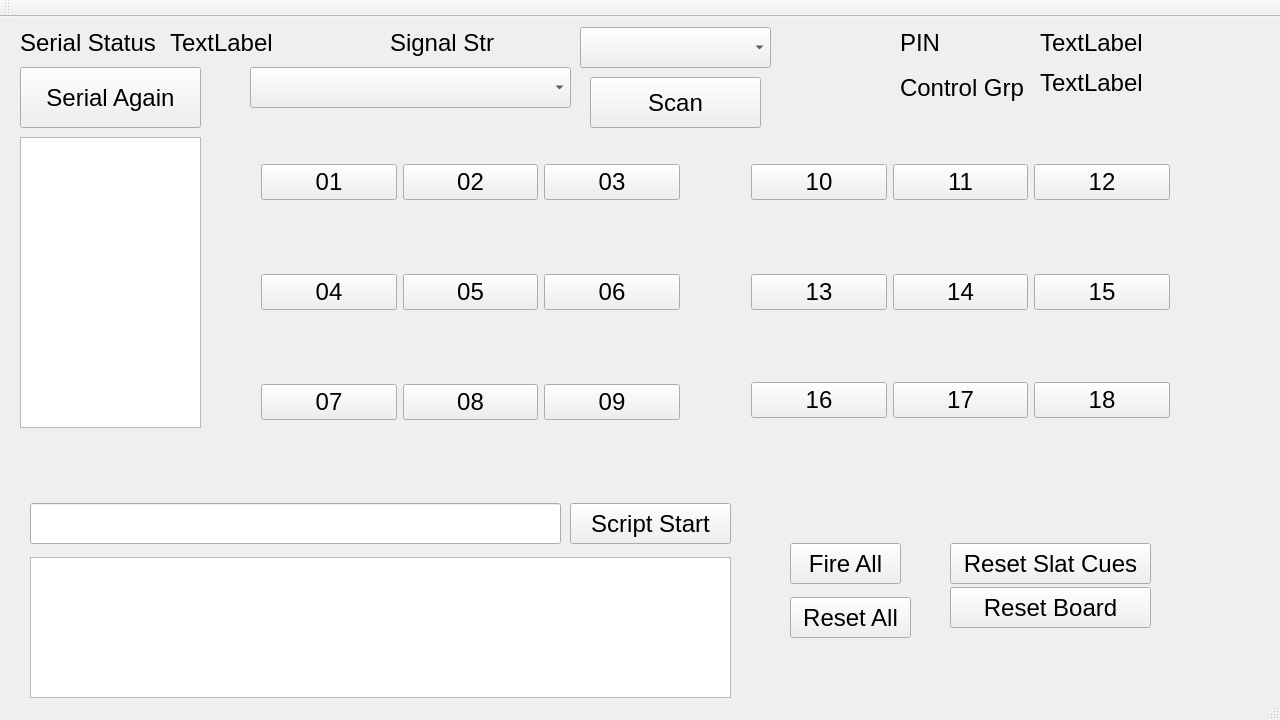
<?xml version="1.0" encoding="UTF-8"?>
<ui version="4.0">
 <class>MainAndroidWindow</class>
 <widget class="QMainWindow" name="MainAndroidWindow">
  <property name="geometry">
   <rect>
    <x>0</x>
    <y>0</y>
    <width>1280</width>
    <height>720</height>
   </rect>
  </property>
  <property name="windowTitle">
   <string>MainAndroidWindow</string>
  </property>
  <widget class="QWidget" name="centralWidget">
   <widget class="QWidget" name="layoutWidget">
    <property name="geometry">
     <rect>
      <x>250</x>
      <y>230</y>
      <width>441</width>
      <height>91</height>
     </rect>
    </property>
    <property name="font">
     <font>
      <pointsize>18</pointsize>
     </font>
    </property>
    <layout class="QHBoxLayout" name="horizontalLayout_2">
     <item>
      <widget class="QPushButton" name="btnCue04">
       <property name="font">
        <font>
         <pointsize>18</pointsize>
        </font>
       </property>
       <property name="text">
        <string>04</string>
       </property>
      </widget>
     </item>
     <item>
      <widget class="QPushButton" name="btnCue05">
       <property name="font">
        <font>
         <pointsize>18</pointsize>
        </font>
       </property>
       <property name="text">
        <string>05</string>
       </property>
      </widget>
     </item>
     <item>
      <widget class="QPushButton" name="btnCue06">
       <property name="font">
        <font>
         <pointsize>18</pointsize>
        </font>
       </property>
       <property name="text">
        <string>06</string>
       </property>
      </widget>
     </item>
    </layout>
   </widget>
   <widget class="QWidget" name="layoutWidget">
    <property name="geometry">
     <rect>
      <x>740</x>
      <y>230</y>
      <width>441</width>
      <height>91</height>
     </rect>
    </property>
    <property name="font">
     <font>
      <pointsize>18</pointsize>
     </font>
    </property>
    <layout class="QHBoxLayout" name="horizontalLayout_5">
     <item>
      <widget class="QPushButton" name="btnCue13">
       <property name="font">
        <font>
         <pointsize>18</pointsize>
        </font>
       </property>
       <property name="text">
        <string>13</string>
       </property>
      </widget>
     </item>
     <item>
      <widget class="QPushButton" name="btnCue14">
       <property name="font">
        <font>
         <pointsize>18</pointsize>
        </font>
       </property>
       <property name="text">
        <string>14</string>
       </property>
      </widget>
     </item>
     <item>
      <widget class="QPushButton" name="btnCue15">
       <property name="font">
        <font>
         <pointsize>18</pointsize>
        </font>
       </property>
       <property name="text">
        <string>15</string>
       </property>
      </widget>
     </item>
    </layout>
   </widget>
   <widget class="QWidget" name="layoutWidget">
    <property name="geometry">
     <rect>
      <x>250</x>
      <y>340</y>
      <width>441</width>
      <height>91</height>
     </rect>
    </property>
    <property name="font">
     <font>
      <pointsize>18</pointsize>
     </font>
    </property>
    <layout class="QHBoxLayout" name="horizontalLayout_3">
     <item>
      <widget class="QPushButton" name="btnCue07">
       <property name="font">
        <font>
         <pointsize>18</pointsize>
        </font>
       </property>
       <property name="text">
        <string>07</string>
       </property>
      </widget>
     </item>
     <item>
      <widget class="QPushButton" name="btnCue08">
       <property name="font">
        <font>
         <pointsize>18</pointsize>
        </font>
       </property>
       <property name="text">
        <string>08</string>
       </property>
      </widget>
     </item>
     <item>
      <widget class="QPushButton" name="btnCue09">
       <property name="font">
        <font>
         <pointsize>18</pointsize>
        </font>
       </property>
       <property name="text">
        <string>09</string>
       </property>
      </widget>
     </item>
    </layout>
   </widget>
   <widget class="QWidget" name="layoutWidget">
    <property name="geometry">
     <rect>
      <x>740</x>
      <y>343</y>
      <width>441</width>
      <height>81</height>
     </rect>
    </property>
    <property name="font">
     <font>
      <pointsize>18</pointsize>
     </font>
    </property>
    <layout class="QHBoxLayout" name="horizontalLayout_6">
     <item>
      <widget class="QPushButton" name="btnCue16">
       <property name="font">
        <font>
         <pointsize>18</pointsize>
        </font>
       </property>
       <property name="text">
        <string>16</string>
       </property>
      </widget>
     </item>
     <item>
      <widget class="QPushButton" name="btnCue17">
       <property name="font">
        <font>
         <pointsize>18</pointsize>
        </font>
       </property>
       <property name="text">
        <string>17</string>
       </property>
      </widget>
     </item>
     <item>
      <widget class="QPushButton" name="btnCue18">
       <property name="font">
        <font>
         <pointsize>18</pointsize>
        </font>
       </property>
       <property name="text">
        <string>18</string>
       </property>
      </widget>
     </item>
    </layout>
   </widget>
   <widget class="QWidget" name="layoutWidget">
    <property name="geometry">
     <rect>
      <x>740</x>
      <y>120</y>
      <width>441</width>
      <height>91</height>
     </rect>
    </property>
    <property name="font">
     <font>
      <pointsize>18</pointsize>
     </font>
    </property>
    <layout class="QHBoxLayout" name="horizontalLayout_4">
     <item>
      <widget class="QPushButton" name="btnCue10">
       <property name="font">
        <font>
         <pointsize>18</pointsize>
        </font>
       </property>
       <property name="text">
        <string>10</string>
       </property>
      </widget>
     </item>
     <item>
      <widget class="QPushButton" name="btnCue11">
       <property name="font">
        <font>
         <pointsize>18</pointsize>
        </font>
       </property>
       <property name="text">
        <string>11</string>
       </property>
      </widget>
     </item>
     <item>
      <widget class="QPushButton" name="btnCue12">
       <property name="font">
        <font>
         <pointsize>18</pointsize>
        </font>
       </property>
       <property name="text">
        <string>12</string>
       </property>
      </widget>
     </item>
    </layout>
   </widget>
   <widget class="QWidget" name="layoutWidget">
    <property name="geometry">
     <rect>
      <x>250</x>
      <y>120</y>
      <width>441</width>
      <height>91</height>
     </rect>
    </property>
    <property name="font">
     <font>
      <pointsize>18</pointsize>
     </font>
    </property>
    <layout class="QHBoxLayout" name="horizontalLayout">
     <item>
      <widget class="QPushButton" name="btnCue01">
       <property name="font">
        <font>
         <pointsize>18</pointsize>
        </font>
       </property>
       <property name="text">
        <string>01</string>
       </property>
      </widget>
     </item>
     <item>
      <widget class="QPushButton" name="btnCue02">
       <property name="font">
        <font>
         <pointsize>18</pointsize>
        </font>
       </property>
       <property name="text">
        <string>02</string>
       </property>
      </widget>
     </item>
     <item>
      <widget class="QPushButton" name="btnCue03">
       <property name="font">
        <font>
         <pointsize>18</pointsize>
        </font>
       </property>
       <property name="text">
        <string>03</string>
       </property>
      </widget>
     </item>
    </layout>
   </widget>
   <widget class="QListView" name="listViewSlats">
    <property name="geometry">
     <rect>
      <x>20</x>
      <y>120</y>
      <width>181</width>
      <height>291</height>
     </rect>
    </property>
    <property name="font">
     <font>
      <pointsize>18</pointsize>
     </font>
    </property>
    <property name="editTriggers">
     <set>QAbstractItemView::NoEditTriggers</set>
    </property>
   </widget>
   <widget class="QLabel" name="label">
    <property name="geometry">
     <rect>
      <x>20</x>
      <y>10</y>
      <width>141</width>
      <height>31</height>
     </rect>
    </property>
    <property name="font">
     <font>
      <pointsize>18</pointsize>
     </font>
    </property>
    <property name="text">
     <string>Serial Status</string>
    </property>
   </widget>
   <widget class="QLabel" name="labelSerial">
    <property name="geometry">
     <rect>
      <x>170</x>
      <y>10</y>
      <width>161</width>
      <height>31</height>
     </rect>
    </property>
    <property name="font">
     <font>
      <pointsize>18</pointsize>
     </font>
    </property>
    <property name="text">
     <string>TextLabel</string>
    </property>
   </widget>
   <widget class="QTextEdit" name="textEditLog">
    <property name="geometry">
     <rect>
      <x>30</x>
      <y>540</y>
      <width>701</width>
      <height>141</height>
     </rect>
    </property>
    <property name="font">
     <font>
      <pointsize>18</pointsize>
     </font>
    </property>
   </widget>
   <widget class="QPushButton" name="pushButtonSerial">
    <property name="geometry">
     <rect>
      <x>20</x>
      <y>50</y>
      <width>181</width>
      <height>61</height>
     </rect>
    </property>
    <property name="font">
     <font>
      <pointsize>18</pointsize>
     </font>
    </property>
    <property name="text">
     <string>Serial Again</string>
    </property>
   </widget>
   <widget class="QLabel" name="label_2">
    <property name="geometry">
     <rect>
      <x>900</x>
      <y>50</y>
      <width>131</width>
      <height>41</height>
     </rect>
    </property>
    <property name="font">
     <font>
      <pointsize>18</pointsize>
     </font>
    </property>
    <property name="text">
     <string>Control Grp</string>
    </property>
   </widget>
   <widget class="QLabel" name="label_3">
    <property name="geometry">
     <rect>
      <x>900</x>
      <y>10</y>
      <width>121</width>
      <height>31</height>
     </rect>
    </property>
    <property name="font">
     <font>
      <pointsize>18</pointsize>
     </font>
    </property>
    <property name="text">
     <string>PIN</string>
    </property>
   </widget>
   <widget class="QLabel" name="labelControl">
    <property name="geometry">
     <rect>
      <x>1040</x>
      <y>50</y>
      <width>111</width>
      <height>31</height>
     </rect>
    </property>
    <property name="font">
     <font>
      <pointsize>18</pointsize>
     </font>
    </property>
    <property name="text">
     <string>TextLabel</string>
    </property>
   </widget>
   <widget class="QLabel" name="labelPin">
    <property name="geometry">
     <rect>
      <x>1040</x>
      <y>10</y>
      <width>131</width>
      <height>31</height>
     </rect>
    </property>
    <property name="font">
     <font>
      <pointsize>18</pointsize>
     </font>
    </property>
    <property name="text">
     <string>TextLabel</string>
    </property>
   </widget>
   <widget class="QComboBox" name="comboBoxSignalStrength">
    <property name="geometry">
     <rect>
      <x>580</x>
      <y>10</y>
      <width>191</width>
      <height>41</height>
     </rect>
    </property>
    <property name="font">
     <font>
      <pointsize>18</pointsize>
     </font>
    </property>
   </widget>
   <widget class="QLabel" name="label_4">
    <property name="geometry">
     <rect>
      <x>390</x>
      <y>10</y>
      <width>141</width>
      <height>31</height>
     </rect>
    </property>
    <property name="font">
     <font>
      <pointsize>18</pointsize>
     </font>
    </property>
    <property name="text">
     <string>Signal Str</string>
    </property>
   </widget>
   <widget class="QPushButton" name="btnResetCues">
    <property name="geometry">
     <rect>
      <x>950</x>
      <y>526</y>
      <width>201</width>
      <height>41</height>
     </rect>
    </property>
    <property name="font">
     <font>
      <pointsize>18</pointsize>
     </font>
    </property>
    <property name="text">
     <string>Reset Slat Cues</string>
    </property>
   </widget>
   <widget class="QPushButton" name="btnResetBoard">
    <property name="geometry">
     <rect>
      <x>950</x>
      <y>570</y>
      <width>201</width>
      <height>41</height>
     </rect>
    </property>
    <property name="font">
     <font>
      <pointsize>18</pointsize>
     </font>
    </property>
    <property name="text">
     <string>Reset Board</string>
    </property>
   </widget>
   <widget class="QPushButton" name="btnResetAll">
    <property name="geometry">
     <rect>
      <x>790</x>
      <y>580</y>
      <width>121</width>
      <height>41</height>
     </rect>
    </property>
    <property name="font">
     <font>
      <pointsize>18</pointsize>
     </font>
    </property>
    <property name="text">
     <string>Reset All</string>
    </property>
   </widget>
   <widget class="QPushButton" name="btnFireAll">
    <property name="geometry">
     <rect>
      <x>790</x>
      <y>526</y>
      <width>111</width>
      <height>41</height>
     </rect>
    </property>
    <property name="font">
     <font>
      <pointsize>18</pointsize>
     </font>
    </property>
    <property name="text">
     <string>Fire All</string>
    </property>
   </widget>
   <widget class="QPushButton" name="btnStartScript">
    <property name="geometry">
     <rect>
      <x>570</x>
      <y>486</y>
      <width>161</width>
      <height>41</height>
     </rect>
    </property>
    <property name="font">
     <font>
      <pointsize>18</pointsize>
     </font>
    </property>
    <property name="text">
     <string>Script Start</string>
    </property>
   </widget>
   <widget class="QLineEdit" name="lineEditScript">
    <property name="geometry">
     <rect>
      <x>30</x>
      <y>486</y>
      <width>531</width>
      <height>41</height>
     </rect>
    </property>
    <property name="font">
     <font>
      <pointsize>18</pointsize>
     </font>
    </property>
    <property name="text">
     <string/>
    </property>
   </widget>
   <widget class="QComboBox" name="comboBoxBluetooth">
    <property name="geometry">
     <rect>
      <x>250</x>
      <y>50</y>
      <width>321</width>
      <height>41</height>
     </rect>
    </property>
    <property name="font">
     <font>
      <pointsize>18</pointsize>
     </font>
    </property>
   </widget>
   <widget class="QPushButton" name="btnBluetoothScan">
    <property name="geometry">
     <rect>
      <x>590</x>
      <y>60</y>
      <width>171</width>
      <height>51</height>
     </rect>
    </property>
    <property name="font">
     <font>
      <pointsize>18</pointsize>
     </font>
    </property>
    <property name="text">
     <string>Scan</string>
    </property>
   </widget>
  </widget>
  <widget class="QMenuBar" name="menuBar">
   <property name="geometry">
    <rect>
     <x>0</x>
     <y>0</y>
     <width>1280</width>
     <height>20</height>
    </rect>
   </property>
  </widget>
  <widget class="QToolBar" name="mainToolBar">
   <attribute name="toolBarArea">
    <enum>TopToolBarArea</enum>
   </attribute>
   <attribute name="toolBarBreak">
    <bool>false</bool>
   </attribute>
  </widget>
  <widget class="QStatusBar" name="statusBar"/>
 </widget>
 <layoutdefault spacing="6" margin="11"/>
 <resources/>
 <connections/>
</ui>
